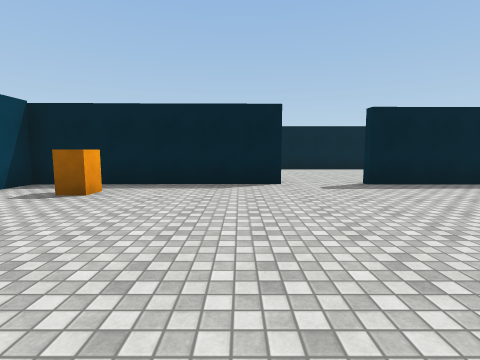
view 1 (above)

17 first-person views from a walk through a Unity game level. The camera is 1.4 m above the floor, tilts 6° down and sees 85° across. The floor is counted in squares, 2 m on a side. Each view is taken from the middle of a square. On the plan, view 1 faces up. The plan holds only what a view shows up to about 9 squares ahead; the rest is blank. The place goes on beyond the plan. Surface patterns are stand-ins for the level's own textures.

view 2
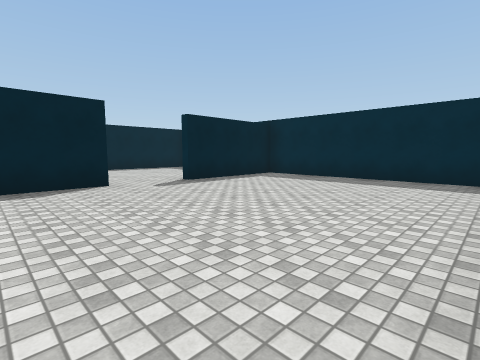

view 3
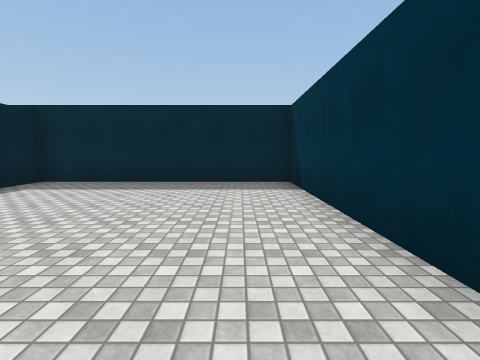

view 4
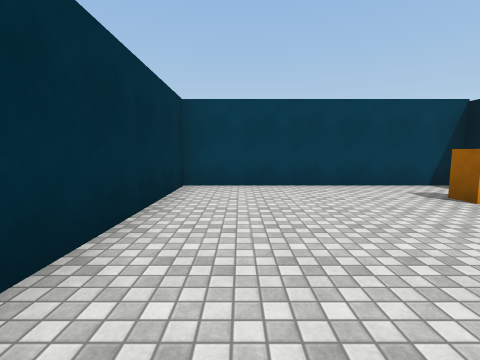

view 5
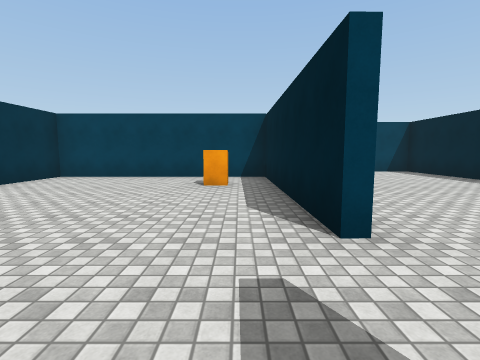

view 6
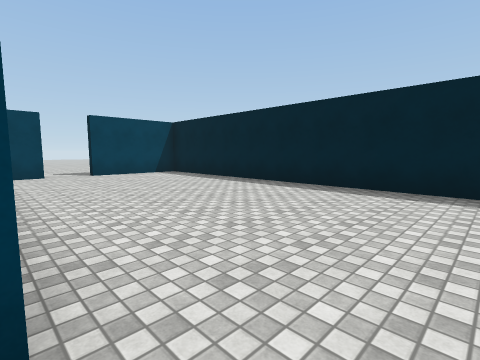

view 7
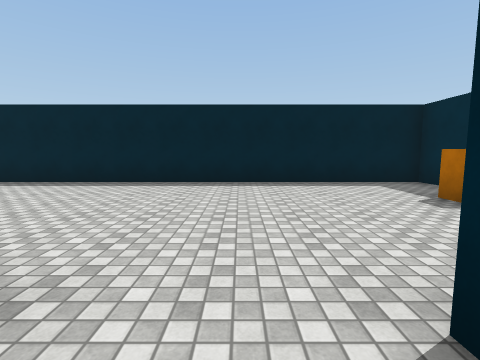

view 8
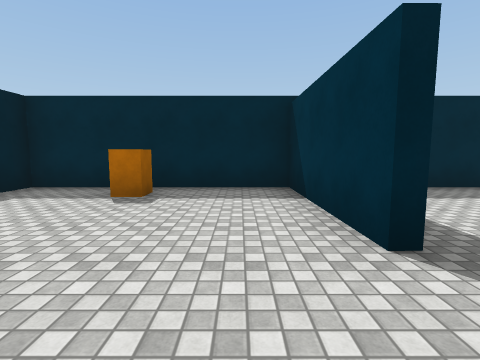

view 9
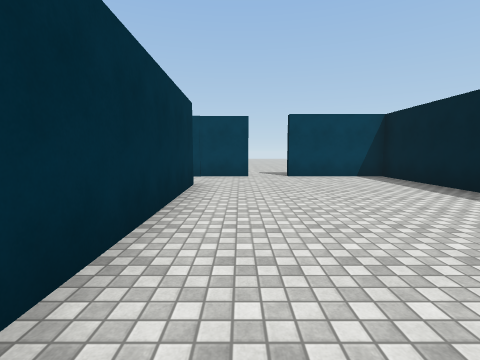

view 10
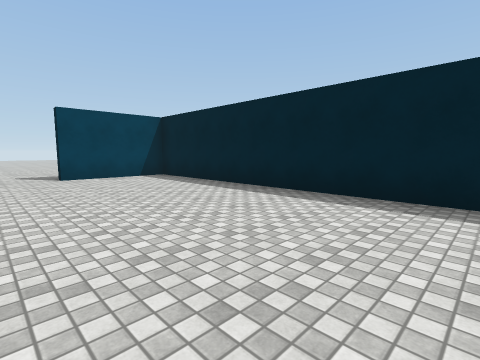

view 11
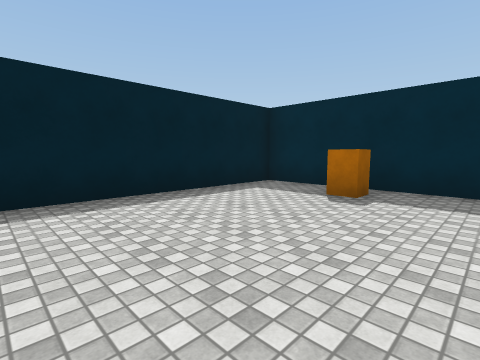

view 12
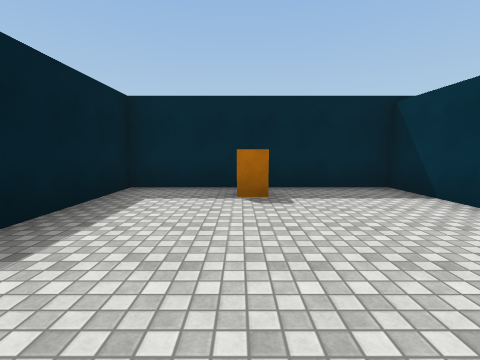

view 13
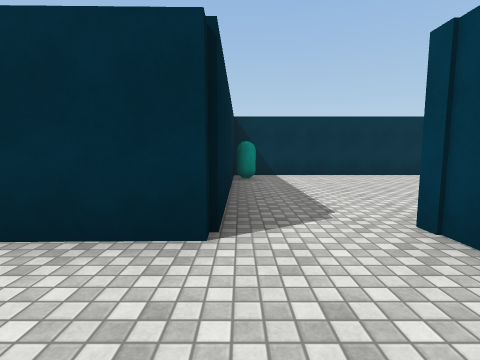

view 14
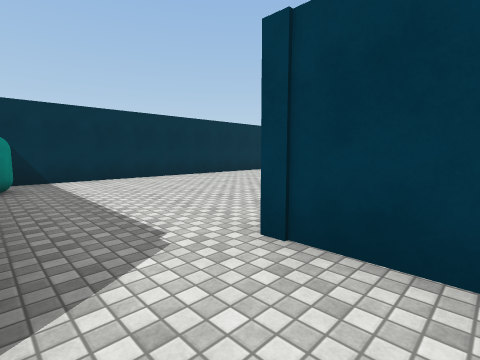

view 15
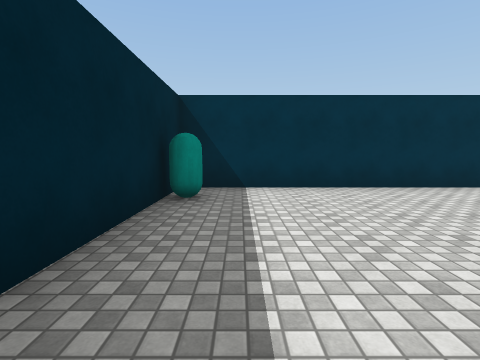

view 16
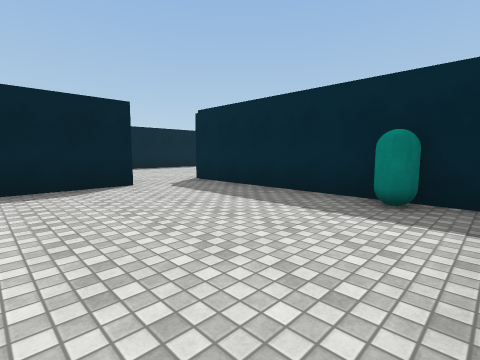

view 17
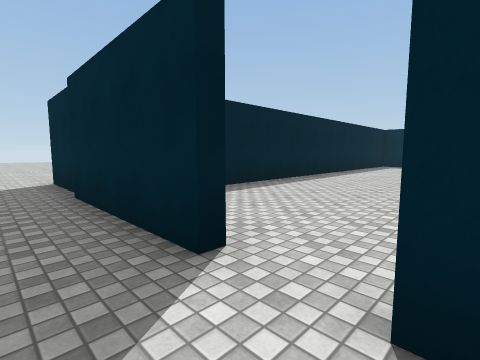

### Floor plan
Points are (right, up) in squares from view 1. A wall is a line through its corners. A room is listed if a view was taken in it or the views show most of it. See-through windows are left out.
Room 1 (views 1, 2, 3, 4, 5, 7)
walls: (0.9, 5.8) (-4.6, 5.7) (-4.6, -0.2) (-0.2, -0.2); (1.2, -0.2) (6.3, -0.2) (6.3, 5.7) (2.8, 5.7)
ways out: opening at (1.5, 6) to room 2
objects: other object (-3, 4)
Room 2 (views 6, 8, 9, 10, 11, 12, 13, 14)
walls: (2.8, 5.9) (6.3, 6) (6.3, 11.2) (-6.7, 11.2) (-6.7, 8.4); (-4.8, 6) (0, 6.1); (-6.7, 7.4) (-6.7, 5.7)
ways out: opening at (1.5, 6) to room 1; opening at (-6, 6) to room 3; opening at (-7, 8) to room 4
objects: other object (5, 9)
Room 3 (views 15, 16)
walls: (-6.7, 5.7) (-8.8, 5.7); (-4.8, 0.1) (-4.8, 6); (-9.5, -0.2) (-4.8, -0.2)
ways out: opening at (-6, 6) to room 2
objects: other object (-5, 1)
Room 4 (view 17)
walls: (-7, 12.2) (-7, 14.1); (-7, 8.4) (-7, 11.8)
ways out: opening at (-7, 8) to room 2

Where each view was taken, in squares from view 1:
view 1: 0 up, 0 right, facing up
view 2: 0 up, 1 left, facing up-right
view 3: 1 up, 0 right, facing right
view 4: 1 up, 1 right, facing left
view 5: 5 up, 3 right, facing left
view 6: 6 up, 2 right, facing up-left
view 7: 5 up, 2 right, facing up
view 8: 7 up, 1 right, facing right
view 9: 7 up, 1 right, facing left
view 10: 7 up, 1 right, facing up-left
view 11: 7 up, 1 right, facing up-right
view 12: 9 up, 1 right, facing right
view 13: 8 up, 5 left, facing down
view 14: 7 up, 5 left, facing down-left
view 15: 5 up, 6 left, facing down
view 16: 0 up, 9 left, facing up-right
view 17: 7 up, 8 left, facing up-right
